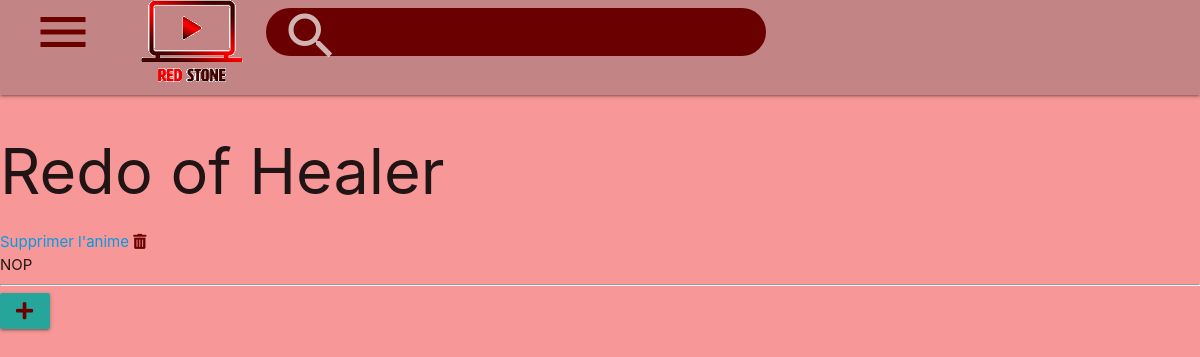
Before: /projet/prive/anime.php?id=8 with the older database file.
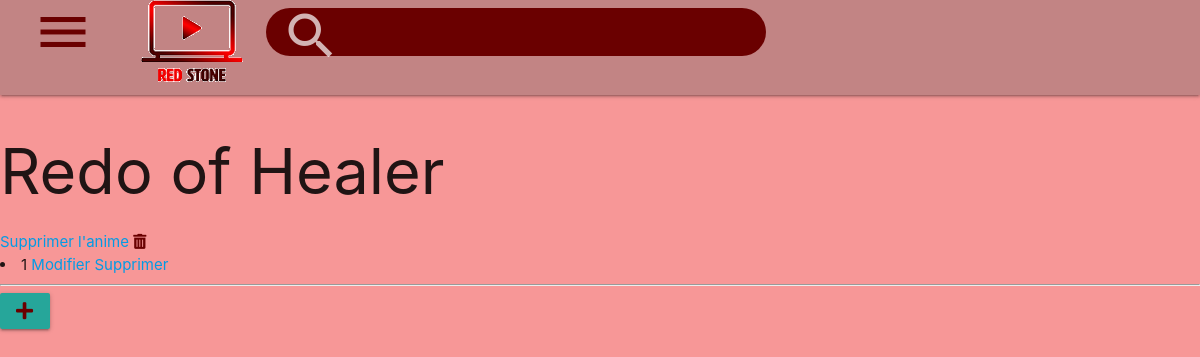
After: the same page with the newer database file.
### tables this page shows
CREATE TABLE IF NOT EXISTS `episodes` (
  `id` int NOT NULL AUTO_INCREMENT,
  `nb_episode` int NOT NULL,
  `anime_id` int NOT NULL,
  `link` varchar(255) NOT NULL,
  `date` datetime NOT NULL DEFAULT CURRENT_TIMESTAMP,
  `saison` int NOT NULL,
  PRIMARY KEY (`id`)
);

### projet/actions/searchAnime.php (called while the page is built)
<?php
    if(isset($anime_id)){
        $sql = "SELECT * FROM animes WHERE id=:anime_id";
        $dataBinded=array(
            ':anime_id'   => $anime_id,
        );
    }else if(isset($episodes[0])){
        $sql = "SELECT * FROM animes WHERE id=:anime_id";
        $dataBinded=array(
            ':anime_id'   => $episodes[0]['anime_id'],
        );
    };
    $pre = $pdo->prepare($sql);
    $pre->execute($dataBinded);
    $anime = current($pre->fetchAll(PDO::FETCH_ASSOC));
?>

### projet/actions/searchAllEpisode.php (called while the page is built)
<?php
    if(isset($episode_id)){
        $sql = "SELECT * FROM episodes WHERE id=:episode_id ";
        $dataBinded=array(
            ':episode_id'   => $episode_id,
        );
    }else if(isset($anime_id)){
        $sql = "SELECT * FROM episodes WHERE anime_id=:anime_id ORDER BY nb_episode";
        $dataBinded=array(
            ':anime_id'   => $anime_id,
        );
    }
    $pre = $pdo->prepare($sql);
    $pre->execute($dataBinded);
    $episodes = $pre->fetchAll(PDO::FETCH_ASSOC);
?>

### projet/prive/anime.php (the view, shortened to what this page needs)
<html lang="fr">
    <head>
        <?php require "../composant/head.php" ?>
    </head>
    <body>
        <?php
            require "../composant/Menu.php";
            require "../actions/searchAllEpisode.php";
            require "../actions/searchAnime.php";
        ?>
        <h1><?php echo $anime['name'] ?></h1>
        <a href="../actions/deleteAnime.php?id=<?php echo $anime['id'] ?>">Supprimer l'anime <i class="fas fa-trash-alt"></i></a>
        <br>
        <?php require '../composant/listEpisode.php' ?>
        <hr />
        <a class="waves-effect waves-light btn modal-trigger" href="#modal1"><i class="fas fa-plus"></i></a>
    </body>
</html>

### projet/composant/listEpisode.php
<?php
    if(isset($episodes[0])){
        foreach($episodes as $episode){
            ?>
                <li>
                    <?php echo $episode['nb_episode'] ?>
                    <a href="../prive/episode.php?id=<?php echo $episode['id'] ?>">Modifier</a>
                    <a href="../actions/deleteEpisode.php?id=<?php echo $episode['id'] ?>&idAnime=<?php echo $anime['id'] ?>">Supprimer</a>
                </li>
            <?php
        }
    }else{
        echo 'NOP';
    }
?>

Changed rows visible on the page:
added episodes: nb_episode "1"
Other visible differences:
text no longer shown: "NOP"
